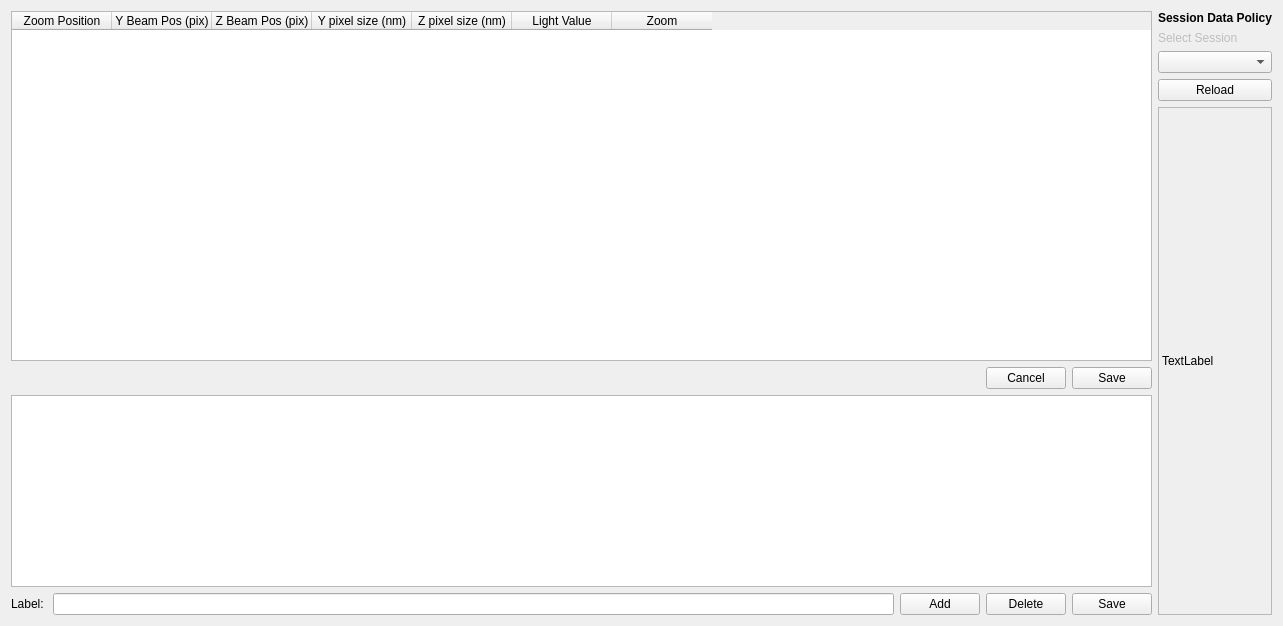
<?xml version="1.0" encoding="UTF-8"?>
<ui version="4.0">
 <class>Form</class>
 <widget class="QWidget" name="Form">
  <property name="geometry">
   <rect>
    <x>0</x>
    <y>0</y>
    <width>1283</width>
    <height>626</height>
   </rect>
  </property>
  <property name="windowTitle">
   <string>Form</string>
  </property>
  <layout class="QHBoxLayout" name="horizontalLayout_4">
   <item>
    <layout class="QHBoxLayout" name="horizontalLayout_2">
     <item>
      <layout class="QVBoxLayout" name="verticalLayout_2">
       <item>
        <widget class="QTableWidget" name="configuration_table">
         <property name="sizePolicy">
          <sizepolicy hsizetype="Preferred" vsizetype="Expanding">
           <horstretch>0</horstretch>
           <verstretch>0</verstretch>
          </sizepolicy>
         </property>
         <column>
          <property name="text">
           <string>Zoom Position</string>
          </property>
         </column>
         <column>
          <property name="text">
           <string>Y Beam Pos (pix)</string>
          </property>
         </column>
         <column>
          <property name="text">
           <string>Z Beam Pos (pix)</string>
          </property>
         </column>
         <column>
          <property name="text">
           <string>Y pixel size (nm)</string>
          </property>
         </column>
         <column>
          <property name="text">
           <string>Z pixel size (nm)</string>
          </property>
         </column>
         <column>
          <property name="text">
           <string>Light Value</string>
          </property>
         </column>
         <column>
          <property name="text">
           <string>Zoom</string>
          </property>
         </column>
        </widget>
       </item>
       <item>
        <layout class="QHBoxLayout" name="horizontalLayout">
         <item>
          <spacer name="horizontalSpacer">
           <property name="orientation">
            <enum>Qt::Horizontal</enum>
           </property>
           <property name="sizeHint" stdset="0">
            <size>
             <width>40</width>
             <height>20</height>
            </size>
           </property>
          </spacer>
         </item>
         <item>
          <widget class="QPushButton" name="cancel_table_changes">
           <property name="text">
            <string>Cancel</string>
           </property>
          </widget>
         </item>
         <item>
          <widget class="QPushButton" name="save_table_changes">
           <property name="text">
            <string>Save</string>
           </property>
          </widget>
         </item>
        </layout>
       </item>
       <item>
        <widget class="QListWidget" name="label_list">
         <property name="sizePolicy">
          <sizepolicy hsizetype="Minimum" vsizetype="Minimum">
           <horstretch>0</horstretch>
           <verstretch>0</verstretch>
          </sizepolicy>
         </property>
         <property name="selectionMode">
          <enum>QAbstractItemView::ExtendedSelection</enum>
         </property>
        </widget>
       </item>
       <item>
        <layout class="QHBoxLayout" name="horizontalLayout_3">
         <item>
          <widget class="QLabel" name="label_3">
           <property name="text">
            <string>Label: </string>
           </property>
          </widget>
         </item>
         <item>
          <widget class="QLineEdit" name="new_label_edit"/>
         </item>
         <item>
          <widget class="QPushButton" name="add_label_button">
           <property name="text">
            <string>Add</string>
           </property>
          </widget>
         </item>
         <item>
          <widget class="QPushButton" name="delete_label_button">
           <property name="text">
            <string>Delete</string>
           </property>
          </widget>
         </item>
         <item>
          <widget class="QPushButton" name="save_labels_button">
           <property name="text">
            <string>Save</string>
           </property>
          </widget>
         </item>
        </layout>
       </item>
      </layout>
     </item>
     <item>
      <layout class="QVBoxLayout" name="verticalLayout">
       <item>
        <widget class="QLabel" name="label_2">
         <property name="sizePolicy">
          <sizepolicy hsizetype="Preferred" vsizetype="Fixed">
           <horstretch>0</horstretch>
           <verstretch>0</verstretch>
          </sizepolicy>
         </property>
         <property name="text">
          <string>&lt;html&gt;&lt;head/&gt;&lt;body&gt;&lt;p&gt;&lt;span style=&quot; font-weight:600;&quot;&gt;Session Data Policy&lt;/span&gt;&lt;/p&gt;&lt;/body&gt;&lt;/html&gt;</string>
         </property>
         <property name="textFormat">
          <enum>Qt::RichText</enum>
         </property>
        </widget>
       </item>
       <item>
        <widget class="QLabel" name="label">
         <property name="enabled">
          <bool>false</bool>
         </property>
         <property name="sizePolicy">
          <sizepolicy hsizetype="Preferred" vsizetype="Fixed">
           <horstretch>0</horstretch>
           <verstretch>0</verstretch>
          </sizepolicy>
         </property>
         <property name="text">
          <string>Select Session</string>
         </property>
        </widget>
       </item>
       <item>
        <widget class="QComboBox" name="bliss_session_combo_box">
         <property name="enabled">
          <bool>true</bool>
         </property>
        </widget>
       </item>
       <item>
        <widget class="QPushButton" name="reload_data_policy_button">
         <property name="text">
          <string>Reload</string>
         </property>
        </widget>
       </item>
       <item>
        <widget class="QLabel" name="data_policy_label">
         <property name="frameShape">
          <enum>QFrame::StyledPanel</enum>
         </property>
         <property name="text">
          <string>TextLabel</string>
         </property>
        </widget>
       </item>
      </layout>
     </item>
    </layout>
   </item>
  </layout>
 </widget>
 <resources/>
 <connections/>
</ui>
